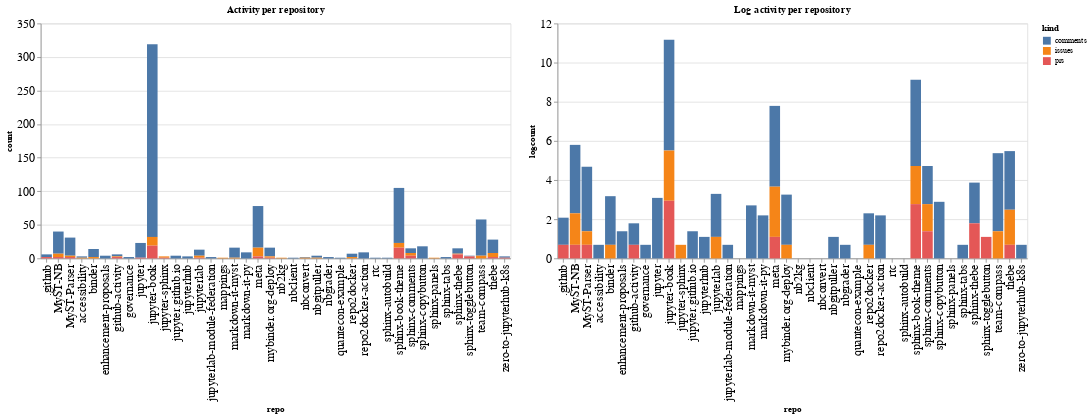

The notebook cell this image was saved under:
### Code cell
ch1 = alt.Chart(repo_summaries, width=600, title="Activity per repository").mark_bar().encode(
    x='repo',
    y='count',
    color='kind',
    tooltip="kind"
)

ch2 = alt.Chart(repo_summaries, width=600, title="Log activity per repository").mark_bar().encode(
    x='repo',
    y='logcount',
    color='kind',
    tooltip="kind"
)

ch1 | ch2

### Figure 1 — Vega-Lite specification as saved in the notebook (floating-point values rounded to 4 significant figures)
{"config": {"axisLeft": {"labelFontSize": 15}, "axisBottom": {"labelFontSize": 15}}, "hconcat": [{"mark": "bar", "encoding": {"color": {"type": "nominal", "field": "kind"}, "tooltip": {"type": "nominal", "field": "kind"}, "x": {"type": "nominal", "field": "repo"}, "y": {"type": "quantitative", "field": "count"}}, "title": "Activity per repository", "width": 600}, {"mark": "bar", "encoding": {"color": {"type": "nominal", "field": "kind"}, "tooltip": {"type": "nominal", "field": "kind"}, "x": {"type": "nominal", "field": "repo"}, "y": {"type": "quantitative", "field": "logcount"}}, "title": "Log activity per repository", "width": 600}], "data": {"name": "data-d1a2a04fa1c7f5154ef7c3fe71768541"}, "$schema": "https://vega.github.io/schema/vega-lite/v4.8.1.json", "datasets": {"data-d1a2a04fa1c7f5154ef7c3fe71768541": [{"repo": ".github", "kind": "comments", "count": 4, "logcount": 1.386}, {"repo": ".github", "kind": "prs", "count": 2, "logcount": 0.6931}, {"repo": "MyST-NB", "kind": "comments", "count": 33, "logcount": 3.497}, {"repo": "MyST-NB", "kind": "issues", "count": 5, "logcount": 1.609}, {"repo": "MyST-NB", "kind": "prs", "count": 2, "logcount": 0.6931}, {"repo": "MyST-Parser", "kind": "comments", "count": 27, "logcount": 3.296}, {"repo": "MyST-Parser", "kind": "issues", "count": 2, "logcount": 0.6931}, {"repo": "MyST-Parser", "kind": "prs", "count": 2, "logcount": 0.6931}, {"repo": "accessibility", "kind": "comments", "count": 2, "logcount": 0.6931}, {"repo": "accessibility", "kind": "issues", "count": 1, "logcount": 0.0}, {"repo": "binder", "kind": "comments", "count": 12, "logcount": 2.485}, {"repo": "binder", "kind": "issues", "count": 2, "logcount": 0.6931}, {"repo": "enhancement-proposals", "kind": "comments", "count": 4, "logcount": 1.386}, {"repo": "github-activity", "kind": "comments", "count": 3, "logcount": 1.099}, {"repo": "github-activity", "kind": "issues", "count": 1, "logcount": 0.0}, {"repo": "github-activity", "kind": "prs", "count": 2, "logcount": 0.6931}, {"repo": "governance", "kind": "comments", "count": 2, "logcount": 0.6931}, {"repo": "jupyter", "kind": "comments", "count": 22, "logcount": 3.091}, {"repo": "jupyter", "kind": "prs", "count": 1, "logcount": 0.0}, {"repo": "jupyter-book", "kind": "comments", "count": 287, "logcount": 5.659}, {"repo": "jupyter-book", "kind": "issues", "count": 13, "logcount": 2.565}, {"repo": "jupyter-book", "kind": "prs", "count": 19, "logcount": 2.944}, {"repo": "jupyter-sphinx", "kind": "issues", "count": 2, "logcount": 0.6931}, {"repo": "jupyter-sphinx", "kind": "prs", "count": 1, "logcount": 0.0}, {"repo": "jupyter.github.io", "kind": "comments", "count": 4, "logcount": 1.386}, {"repo": "jupyterhub", "kind": "comments", "count": 3, "logcount": 1.099}, {"repo": "jupyterlab", "kind": "comments", "count": 9, "logcount": 2.197}, {"repo": "jupyterlab", "kind": "issues", "count": 3, "logcount": 1.099}, {"repo": "jupyterlab", "kind": "prs", "count": 1, "logcount": 0.0}, {"repo": "jupyterlab-module-federation", "kind": "comments", "count": 2, "logcount": 0.6931}, {"repo": "mappings", "kind": "issues", "count": 1, "logcount": 0.0}, {"repo": "markdown-it-myst", "kind": "comments", "count": 15, "logcount": 2.708}, {"repo": "markdown-it-myst", "kind": "issues", "count": 1, "logcount": 0.0}, {"repo": "markdown-it-py", "kind": "comments", "count": 9, "logcount": 2.197}, {"repo": "meta", "kind": "comments", "count": 62, "logcount": 4.127}, {"repo": "meta", "kind": "issues", "count": 13, "logcount": 2.565}, {"repo": "meta", "kind": "prs", "count": 3, "logcount": 1.099}, {"repo": "mybinder.org-deploy", "kind": "comments", "count": 13, "logcount": 2.565}, {"repo": "mybinder.org-deploy", "kind": "issues", "count": 2, "logcount": 0.6931}, {"repo": "mybinder.org-deploy", "kind": "prs", "count": 1, "logcount": 0.0}, {"repo": "nb2kg", "kind": "issues", "count": 1, "logcount": 0.0}, {"repo": "nbclient", "kind": "comments", "count": 1, "logcount": 0.0}, {"repo": "nbconvert", "kind": "comments", "count": 1, "logcount": 0.0}, {"repo": "nbconvert", "kind": "issues", "count": 1, "logcount": 0.0}, {"repo": "nbgitpuller", "kind": "comments", "count": 3, "logcount": 1.099}, {"repo": "nbgitpuller", "kind": "issues", "count": 1, "logcount": 0.0}, {"repo": "nbgrader", "kind": "comments", "count": 2, "logcount": 0.6931}, {"repo": "quantecon-example", "kind": "comments", "count": 1, "logcount": 0.0}, {"repo": "repo2docker", "kind": "comments", "count": 5, "logcount": 1.609}, {"repo": "repo2docker", "kind": "issues", "count": 2, "logcount": 0.6931}, {"repo": "repo2docker-action", "kind": "comments", "count": 9, "logcount": 2.197}, {"repo": "rtc", "kind": "comments", "count": 1, "logcount": 0.0}, {"repo": "sphinx-autobuild", "kind": "comments", "count": 1, "logcount": 0.0}, {"repo": "sphinx-book-theme", "kind": "comments", "count": 82, "logcount": 4.407}, {"repo": "sphinx-book-theme", "kind": "issues", "count": 7, "logcount": 1.946}, {"repo": "sphinx-book-theme", "kind": "prs", "count": 16, "logcount": 2.773}, {"repo": "sphinx-comments", "kind": "comments", "count": 7, "logcount": 1.946}, {"repo": "sphinx-comments", "kind": "issues", "count": 4, "logcount": 1.386}, {"repo": "sphinx-comments", "kind": "prs", "count": 4, "logcount": 1.386}, {"repo": "sphinx-copybutton", "kind": "comments", "count": 18, "logcount": 2.89}, {"repo": "sphinx-panels", "kind": "issues", "count": 1, "logcount": 0.0}, {"repo": "sphinx-tabs", "kind": "comments", "count": 2, "logcount": 0.6931}, {"repo": "sphinx-thebe", "kind": "comments", "count": 8, "logcount": 2.079}, {"repo": "sphinx-thebe", "kind": "issues", "count": 1, "logcount": 0.0}, {"repo": "sphinx-thebe", "kind": "prs", "count": 6, "logcount": 1.792}, {"repo": "sphinx-togglebutton", "kind": "comments", "count": 1, "logcount": 0.0}, {"repo": "sphinx-togglebutton", "kind": "prs", "count": 3, "logcount": 1.099}, {"repo": "team-compass", "kind": "comments", "count": 54, "logcount": 3.989}, {"repo": "team-compass", "kind": "issues", "count": 4, "logcount": 1.386}, {"repo": "thebe", "kind": "comments", "count": 20, "logcount": 2.996}, {"repo": "thebe", "kind": "issues", "count": 6, "logcount": 1.792}, {"repo": "thebe", "kind": "prs", "count": 2, "logcount": 0.6931}, {"repo": "zero-to-jupyterhub-k8s", "kind": "comments", "count": 2, "logcount": 0.6931}, {"repo": "zero-to-jupyterhub-k8s", "kind": "prs", "count": 1, "logcount": 0.0}]}}
